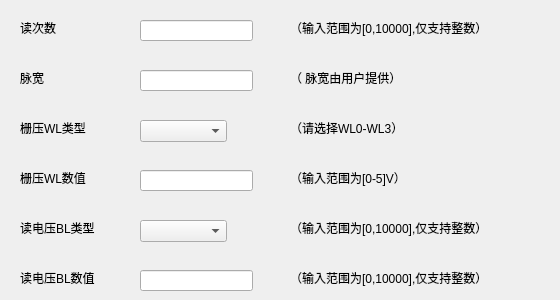
    <widget class="QWidget" name="tab_8">
     <attribute name="title">
      <string>脉冲调制</string>
     </attribute>
     <widget class="QLabel" name="label_97">
      <property name="geometry">
       <rect>
        <x>290</x>
        <y>170</y>
        <width>261</width>
        <height>16</height>
       </rect>
      </property>
      <property name="text">
       <string>（输入范围为[0-5]V）</string>
      </property>
     </widget>
     <widget class="QLineEdit" name="lineEdit_32">
      <property name="geometry">
       <rect>
        <x>140</x>
        <y>270</y>
        <width>113</width>
        <height>21</height>
       </rect>
      </property>
     </widget>
     <widget class="QLabel" name="label_98">
      <property name="geometry">
       <rect>
        <x>20</x>
        <y>220</y>
        <width>101</width>
        <height>16</height>
       </rect>
      </property>
      <property name="text">
       <string>读电压BL类型</string>
      </property>
     </widget>
     <widget class="QLabel" name="label_99">
      <property name="geometry">
       <rect>
        <x>20</x>
        <y>120</y>
        <width>81</width>
        <height>16</height>
       </rect>
      </property>
      <property name="text">
       <string>栅压WL类型</string>
      </property>
     </widget>
     <widget class="QComboBox" name="comboBox_20">
      <property name="geometry">
       <rect>
        <x>140</x>
        <y>120</y>
        <width>87</width>
        <height>22</height>
       </rect>
      </property>
      <item>
       <property name="text">
        <string/>
       </property>
      </item>
      <item>
       <property name="text">
        <string>WL0</string>
       </property>
      </item>
      <item>
       <property name="text">
        <string>WL1</string>
       </property>
      </item>
      <item>
       <property name="text">
        <string>WL2</string>
       </property>
      </item>
      <item>
       <property name="text">
        <string>WL3</string>
       </property>
      </item>
      <item>
       <property name="text">
        <string>WL0-WL3</string>
       </property>
      </item>
     </widget>
     <widget class="QLabel" name="label_100">
      <property name="geometry">
       <rect>
        <x>290</x>
        <y>70</y>
        <width>261</width>
        <height>16</height>
       </rect>
      </property>
      <property name="text">
       <string>（ 脉宽由用户提供）</string>
      </property>
     </widget>
     <widget class="QLineEdit" name="lineEdit_33">
      <property name="geometry">
       <rect>
        <x>140</x>
        <y>20</y>
        <width>113</width>
        <height>21</height>
       </rect>
      </property>
     </widget>
     <widget class="QLineEdit" name="lineEdit_34">
      <property name="geometry">
       <rect>
        <x>140</x>
        <y>170</y>
        <width>113</width>
        <height>21</height>
       </rect>
      </property>
     </widget>
     <widget class="QLabel" name="label_101">
      <property name="geometry">
       <rect>
        <x>20</x>
        <y>20</y>
        <width>51</width>
        <height>16</height>
       </rect>
      </property>
      <property name="text">
       <string>读次数</string>
      </property>
     </widget>
     <widget class="QLabel" name="label_102">
      <property name="geometry">
       <rect>
        <x>290</x>
        <y>220</y>
        <width>261</width>
        <height>16</height>
       </rect>
      </property>
      <property name="text">
       <string>（输入范围为[0,10000],仅支持整数）</string>
      </property>
     </widget>
     <widget class="QLabel" name="label_103">
      <property name="geometry">
       <rect>
        <x>20</x>
        <y>70</y>
        <width>51</width>
        <height>16</height>
       </rect>
      </property>
      <property name="text">
       <string>脉宽</string>
      </property>
     </widget>
     <widget class="QLabel" name="label_104">
      <property name="geometry">
       <rect>
        <x>20</x>
        <y>170</y>
        <width>81</width>
        <height>16</height>
       </rect>
      </property>
      <property name="text">
       <string>栅压WL数值</string>
      </property>
     </widget>
     <widget class="QLabel" name="label_105">
      <property name="geometry">
       <rect>
        <x>290</x>
        <y>270</y>
        <width>261</width>
        <height>16</height>
       </rect>
      </property>
      <property name="text">
       <string>（输入范围为[0,10000],仅支持整数）</string>
      </property>
     </widget>
     <widget class="QLabel" name="label_106">
      <property name="geometry">
       <rect>
        <x>290</x>
        <y>120</y>
        <width>261</width>
        <height>16</height>
       </rect>
      </property>
      <property name="text">
       <string>（请选择WL0-WL3）</string>
      </property>
     </widget>
     <widget class="QLineEdit" name="lineEdit_35">
      <property name="geometry">
       <rect>
        <x>140</x>
        <y>70</y>
        <width>113</width>
        <height>21</height>
       </rect>
      </property>
     </widget>
     <widget class="QLabel" name="label_107">
      <property name="geometry">
       <rect>
        <x>290</x>
        <y>20</y>
        <width>261</width>
        <height>16</height>
       </rect>
      </property>
      <property name="text">
       <string>（输入范围为[0,10000],仅支持整数）</string>
      </property>
     </widget>
     <widget class="QComboBox" name="comboBox_21">
      <property name="geometry">
       <rect>
        <x>140</x>
        <y>220</y>
        <width>87</width>
        <height>22</height>
       </rect>
      </property>
      <item>
       <property name="text">
        <string/>
       </property>
      </item>
      <item>
       <property name="text">
        <string>BL0</string>
       </property>
      </item>
      <item>
       <property name="text">
        <string>BL1</string>
       </property>
      </item>
      <item>
       <property name="text">
        <string>BL2</string>
       </property>
      </item>
      <item>
       <property name="text">
        <string>BL3</string>
       </property>
      </item>
      <item>
       <property name="text">
        <string>BL0-BL3</string>
       </property>
      </item>
     </widget>
     <widget class="QLabel" name="label_108">
      <property name="geometry">
       <rect>
        <x>20</x>
        <y>270</y>
        <width>101</width>
        <height>16</height>
       </rect>
      </property>
      <property name="text">
       <string>读电压BL数值</string>
      </property>
     </widget>
    </widget>
